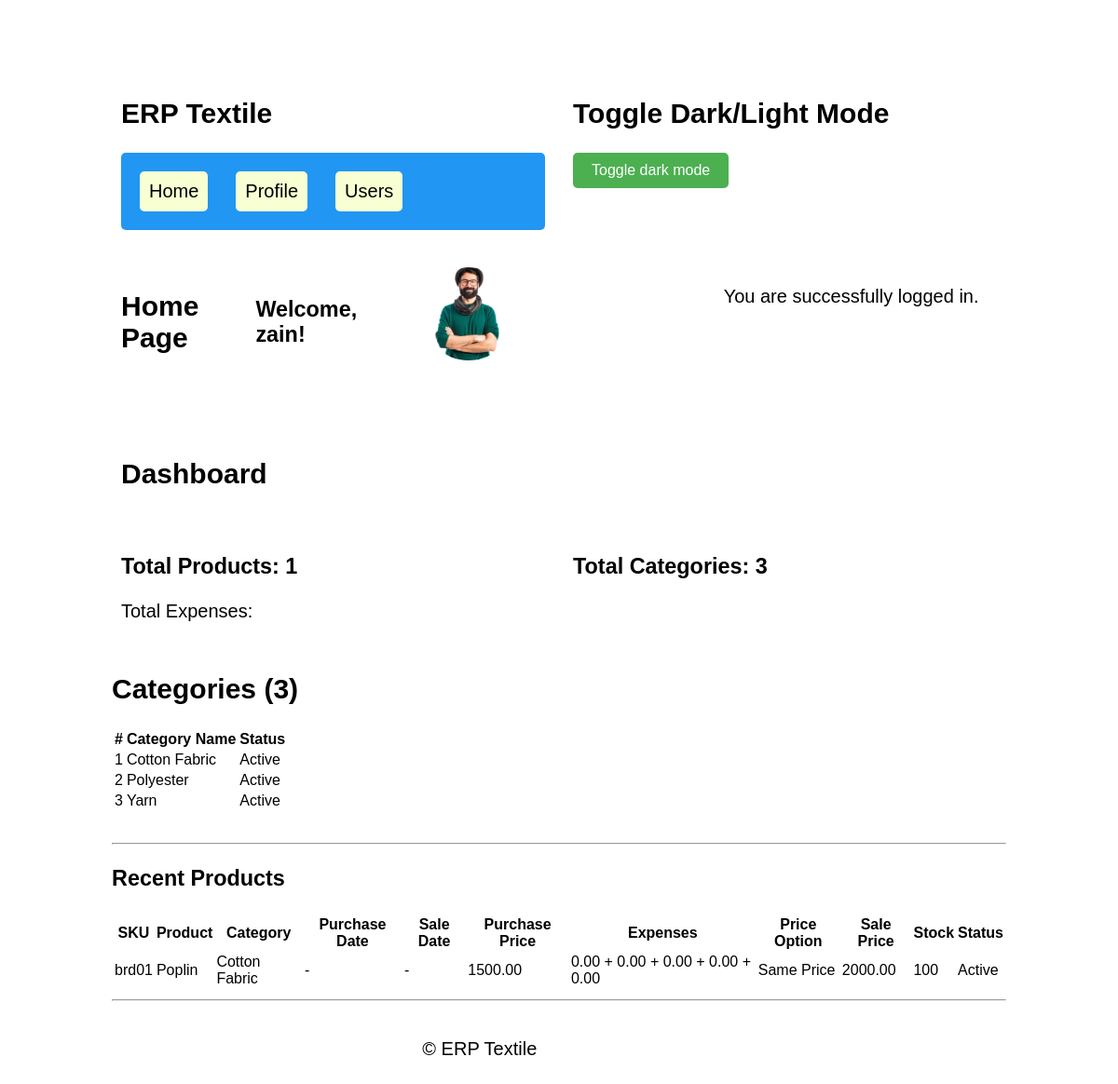
/ (signed in), run on an earlier commit of the app's database.
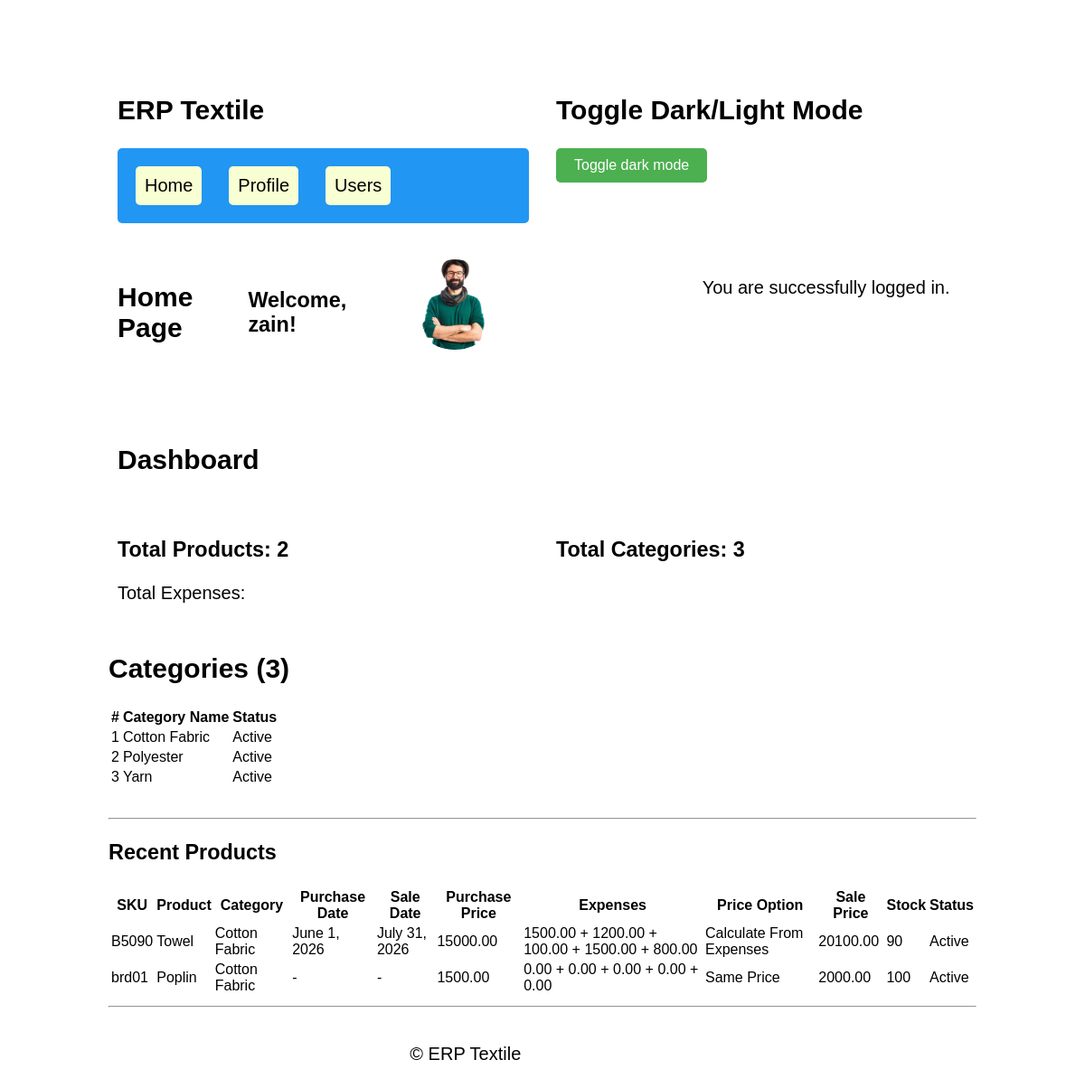
And on a later commit of the database.
### accounts/models.py (models this page shows, shortened)
class Profile(models.Model):
    user = models.OneToOneField(User, on_delete=models.CASCADE)
    bio = models.TextField(max_length=500, blank=True)
    location = models.CharField(max_length=100, blank=True)
    birth_date = models.DateField(null=True, blank=True)
    phone = models.CharField(max_length=20, blank=True)
    profile_picture = models.ImageField(default='default.jpg', upload_to='profile_pics', blank=True)

### categories/models.py (models this page shows, shortened)
class Category(models.Model):
    name = models.CharField(max_length=100, unique=True)
    description = models.TextField(blank=True, null=True)
    status = models.BooleanField(default=True)
    created_at = models.DateTimeField(auto_now_add=True)
    updated_at = models.DateTimeField(auto_now=True)
    class Meta:
        ordering = ['name']
        verbose_name = "Category"
        verbose_name_plural = "Categories"

### products/models.py (models this page shows, shortened)
class Product(models.Model):
    PRICE_OPTION = (
        ('same', 'Same Price'),
        ('30', 'Add 30%'),
        ('expense', 'Calculate From Expenses'),
    )
    sku = models.CharField(max_length=50, unique=True)
    name = models.CharField(max_length=200)
    category = models.ForeignKey(
        Category,
        on_delete=models.CASCADE,
        related_name='products'
    )
    purchase_price = models.DecimalField(max_digits=10, decimal_places=2)
    sale_price = models.DecimalField(max_digits=10, decimal_places=2, default=0)
    purchase_date = models.DateField(null=True, blank=True)
    sale_date = models.DateField(null=True, blank=True)
    price_option = models.CharField(
        max_length=20,
        choices=PRICE_OPTION,
        default='same'
    )
    expense1 = models.DecimalField(max_digits=10, decimal_places=2, default=0)
    expense2 = models.DecimalField(max_digits=10, decimal_places=2, default=0)
    expense3 = models.DecimalField(max_digits=10, decimal_places=2, default=0)
    expense4 = models.DecimalField(max_digits=10, decimal_places=2, default=0)
    expense5 = models.DecimalField(max_digits=10, decimal_places=2, default=0)
    opening_stock = models.PositiveIntegerField(default=0)
    current_stock = models.PositiveIntegerField(default=0)
    minimum_stock = models.PositiveIntegerField(default=0)
    description = models.TextField(blank=True, null=True)
    status = models.BooleanField(default=True)
    created_at = models.DateTimeField(auto_now_add=True)
    updated_at = models.DateTimeField(auto_now=True)
    class Meta:
        ordering = ['name']
        verbose_name = "Product"
        verbose_name_plural = "Products"

### accounts/views.py (the view)
# urls.py: path('', views.home, name='home'),
@login_required
def home(request):
    products = Product.objects.all().order_by('-id')[:5]
    categories = Category.objects.all().order_by('name')  # 👈 ADD THIS
    context = {
        'products': products,
        'categories': categories,   # 👈 ADD THIS
        'total_products': Product.objects.count(),
        'total_categories': Category.objects.count(),
    }
    return render(request, 'accounts/home.html', context)

### accounts/templates/accounts/home.html (shortened to what this page needs)
{% extends 'accounts/base.html' %}
{% load static %}
{% block content %}
<div class="row-3 content-grid">
    <div class="grid-item-1">
        <div class="header">
            <h2>Home Page</h2>
            <h3>Welcome, {{ user.username }}!</h3>
    </div>
        </div>
    <div class="grid-item-1">
        <div class="welcome">
            <div class="profile-preview">
                <img src="{{ user.profile.profile_picture.url }}" alt="Profile Picture" class="profile-img">
            </div>
        </div>
        </div>
    <div class="grid-item-1">
        <div>
            <p>You are successfully logged in.</p>
        </div>
    </div>
</div>
<br>
<div class="row-2 content-grid">
    <div class="grid-item-1">
        <h2>Dashboard</h2>
    </div>
</div>
<div class="row-2 content-grid">
    <div class="grid-item-1">
            <h3>Total Products: {{ total_products }}</h3>
          <p>Total Expenses: {{ total_expenses }}</p>
    </div>
    <div class="grid-item-1">
        <h3>Total Categories: {{ total_categories }}</h3>
    </div>
</div>
<h2>Categories ({{ total_categories }})</h2>
<table>
    <thead>
        <tr>
            <th>#</th>
            <th>Category Name</th>
            <th>Status</th>
        </tr>
    </thead>
    <tbody>
        {% for category in categories %}
        <tr>
            <td>{{ forloop.counter }}</td>
            <td>{{ category.name }}</td>
            <td>
                {% if category.status %}
                    Active
                {% else %}
                    Inactive
                {% endif %}
            </td>
        </tr>
        {% empty %}
        <tr>
            <td colspan="3">No categories found.</td>
        </tr>
        {% endfor %}
    </tbody>
</table>
<br>
<hr>
<h3>Recent Products</h3>
<table>
    <thead>
        <tr>
            <th>SKU</th>
            <th>Product</th>
            <th>Category</th>
            <th>Purchase Date</th>
            <th>Sale Date</th>
            <th>Purchase Price</th>
            <th>Expenses</th>
            <th>Price Option</th>
            <th>Sale Price</th>
            <th>Stock</th>
            <th>Status</th>
        </tr>
    </thead>
    <tbody>
    {% for p in products %}
    <tr>
        <td>{{ p.sku }}</td>
        <td>{{ p.name }}</td>
        <td>{{ p.category.name }}</td>
        <td>{{ p.purchase_date|default:"-" }}</td>
        <td>{{ p.sale_date|default:"-" }}</td>
        <td>{{ p.purchase_price }}</td>
        <td>
            {{ p.expense1 }}
            +
            {{ p.expense2 }}
            +
            {{ p.expense3 }}
            +
            {{ p.expense4 }}
            +
            {{ p.expense5 }}
        </td>
        <td>{{ p.get_price_option_display }}</td>
        <td>{{ p.sale_price }}</td>
        <td>{{ p.current_stock }}</td>
        <td>
            {% if p.status %}
                Active
            {% else %}
                Inactive
            {% endif %}
        </td>
    </tr>
    {% empty %}
    <tr>
        <td colspan="11">No products found.</td>
    </tr>
    {% endfor %}
    </tbody>
</table>
{% endblock %}

### accounts/templates/accounts/base.html (shortened to what this page needs)
{% load static %}
<link rel="stylesheet" href="{% static 'css/style.css' %}">
<body>
    <div class="row-2 content-grid">
        <div class="grid-item-1">
            <nav class="navbar">
                <h1>ERP Textile</h1>
                <div class="nav-links">
                    <a href="{% url 'home' %}">Home</a>
                    <a href="{% url 'profile' %}">Profile</a>
                    <a href="{% url 'user_list' %}">Users</a>
                </div>
            </nav>
            </div>
            <div class="grid-item-1">
                <h2>Toggle Dark/Light Mode</h2>
                <button onclick="myFunction()">Toggle dark mode</button>
            </div>
    </div>
    <main>
        {% block content %}{% endblock %}
    </main>
    <hr>
    <div class="row-3 content-grid">
        <div class="grid-item-1">
        </div>
        <div class="grid-item-1">
            <footer>
                <p>&copy; ERP Textile</p>
            </footer>
        </div>
        <div class="grid-item-1">
        </div>
    </div>
</body>
</html>

### static/css/style.css (style rules this page uses)
body { padding: 25px; background-color: white; color: black; font-size: 20px; }
.nav-links { display: flex; gap: 10px; margin-bottom: 20px; background-color: #2196F3; color: white; padding: 10px; border-radius: 5px; text-decoration: none; }
a { background-color: rgb(248, 255, 210); text-decoration: none; color: rgb(0, 0, 0); padding: 10px; border-radius: 5px; margin: 10px; }
button { padding: 10px 20px; font-size: 16px; cursor: pointer; border: none; border-radius: 5px; background-color: #4CAF50; color: white; }
.content-grid { display: grid; gap: 10px; }
.grid-item-1 { padding:10px; }
.row-1, .row-2, .row-3, .row-4 { display: grid; }
@media screen and (min-width: 768px) { .row-2 { grid-template-columns: 1fr 1fr; } }
@media screen and (min-width: 768px) { .row-3 { grid-template-columns: 1fr 1fr 1fr; } }
body { font-family: Arial; max-width: 80%; margin: 50px auto; padding: 20px; }
.header { display: flex; justify-content: space-between; align-items: center; margin-bottom: 20px; }
.profile-img { width: 100px; height: 100px; border-radius: 50%; object-fit: cover; }

What changed in the data, as far as the page shows it:
added Product: sku "B5090", name "Towel", category.name "Cotton Fabric", purchase_date "June 1, 2026", sale_date "July 31, 2026", purchase_price "15000.00", expense1 "1500.00", expense2 "1200.00", expense3 "100.00", expense4 "1500.00", expense5 "800.00", price_option "Calculate From Expenses", sale_price "20100.00", current_stock "90", status "Active"
Also different on the page:
{{ total_products }}: "1" → "2"
